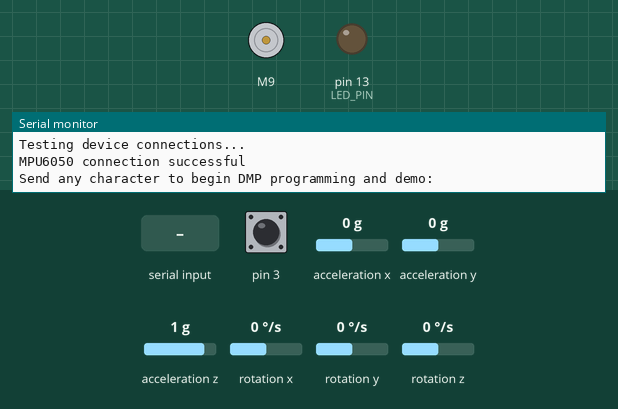
Bench run of a sketch on a simulated Arduino Leonardo, built with avr-gcc and run on an emulated ATmega32U4. Parts: DC motor (green arrow = forward, orange = backward, longer = faster), output pins drawn as LEDs (lit = HIGH), the last lines printed to the serial monitor. Dashed ring = blinking. Inputs (shaded band) come from the test bench; at power-on: acceleration x 0 g, rotation z 0 °/s, pin 3 HIGH, acceleration y 0 g, acceleration z 1 g, rotation x 0 °/s, rotation y 0 °/s. The sensor or clock chip raises its interrupt line as the real part does.

Above: at 0.8 s.
0.9 s: "1\n" received over Serial
At 2.54 s:
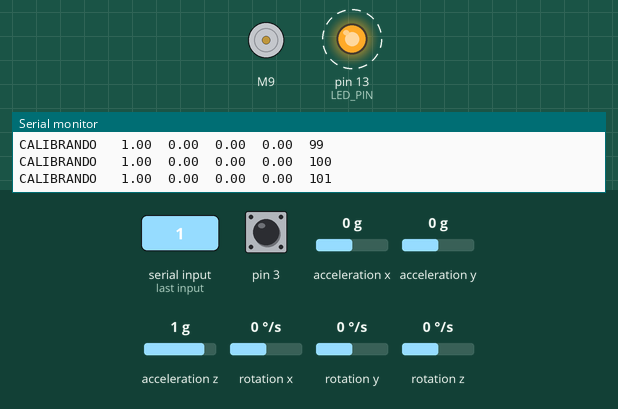
3.9 s: acceleration x set to -1.4 g
6.9 s: rotation z set to -10 °/s
9.8 s: rotation z set to -14 °/s
11.3 s: "0\n" received over Serial
At 11.88 s:
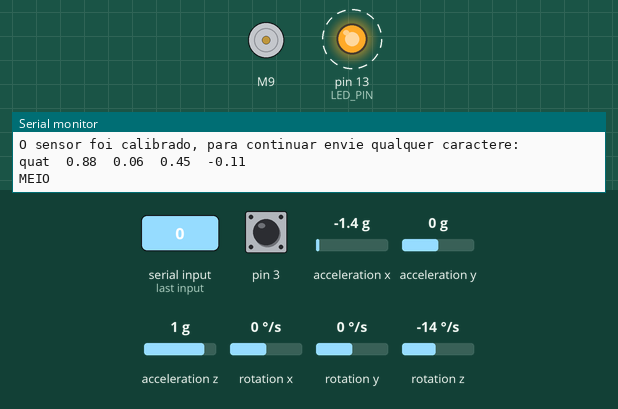
Timing chart, 0 to 18.3 s (numbered marks = the images above; inputs shaded):
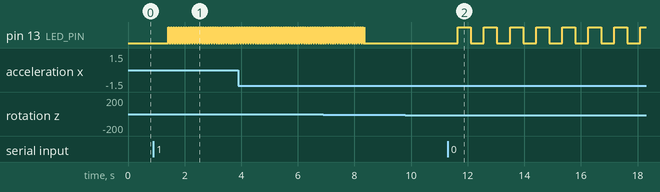

Measured:
- after the input at 0.9 s, pin 13 (LED_PIN): alternates HIGH for 0.01 s and LOW for 0.01 s, starting after 0.52 s
- after the input at 9.8 s, every drawn part: stays the same
- after the input at 11.3 s, pin 13 (LED_PIN): alternates HIGH for 0.46 s and LOW for 0.46 s, starting after 0.35 s

The sketch:

codigo.ino
```cpp
// I2C device class (I2Cdev) demonstration Arduino sketch for MPU6050 class using DMP (MotionApps v2.0)
// 6/21/2012 by Jeff Rowberg <jeff@rowberg.net>
// Updates should (hopefully) always be available at https://github.com/jrowberg/i2cdevlib
//
// Changelog:
//      2013-05-08 - added seamless Fastwire support
//                 - added note about gyro calibration
//      2012-06-21 - added note about Arduino 1.0.1 + Leonardo compatibility error
//      2012-06-20 - improved FIFO overflow handling and simplified read process
//      2012-06-19 - completely rearranged DMP initialization code and simplification
//      2012-06-13 - pull gyro and accel data from FIFO packet instead of reading directly
//      2012-06-09 - fix broken FIFO read sequence and change interrupt detection to RISING
//      2012-06-05 - add gravity-compensated initial reference frame acceleration output
//                 - add 3D math helper file to DMP6 example sketch
//                 - add Euler output and Yaw/Pitch/Roll output formats
//      2012-06-04 - remove accel offset clearing for better results (thanks Sungon Lee)
//      2012-06-01 - fixed gyro sensitivity to be 2000 deg/sec instead of 250
//      2012-05-30 - basic DMP initialization working

/* ============================================
I2Cdev device library code is placed under the MIT license
Copyright (c) 2012 Jeff Rowberg

Permission is hereby granted, free of charge, to any person obtaining a copy
of this software and associated documentation files (the "Software"), to deal
in the Software without restriction, including without limitation the rights
to use, copy, modify, merge, publish, distribute, sublicense, and/or sell
copies of the Software, and to permit persons to whom the Software is
furnished to do so, subject to the following conditions:

The above copyright notice and this permission notice shall be included in
all copies or substantial portions of the Software.

THE SOFTWARE IS PROVIDED "AS IS", WITHOUT WARRANTY OF ANY KIND, EXPRESS OR
IMPLIED, INCLUDING BUT NOT LIMITED TO THE WARRANTIES OF MERCHANTABILITY,
FITNESS FOR A PARTICULAR PURPOSE AND NONINFRINGEMENT. IN NO EVENT SHALL THE
AUTHORS OR COPYRIGHT HOLDERS BE LIABLE FOR ANY CLAIM, DAMAGES OR OTHER
LIABILITY, WHETHER IN AN ACTION OF CONTRACT, TORT OR OTHERWISE, ARISING FROM,
OUT OF OR IN CONNECTION WITH THE SOFTWARE OR THE USE OR OTHER DEALINGS IN
THE SOFTWARE.
===============================================
*/
#include <L293D.h>

L293D motor(9,8,7);

// I2Cdev and MPU6050 must be installed as libraries, or else the .cpp/.h files
// for both classes must be in the include path of your project
#include "I2Cdev.h"

#include "MPU6050_6Axis_MotionApps20.h"
//#include "MPU6050.h" // not necessary if using MotionApps include file

// Arduino Wire library is required if I2Cdev I2CDEV_ARDUINO_WIRE implementation
// is used in I2Cdev.h
#if I2CDEV_IMPLEMENTATION == I2CDEV_ARDUINO_WIRE
    #include "Wire.h"
#endif

// class default I2C address is 0x68
// specific I2C addresses may be passed as a parameter here
// AD0 low = 0x68 (default for SparkFun breakout and InvenSense evaluation board)
// AD0 high = 0x69
MPU6050 mpu;
//MPU6050 mpu(0x69); // <-- use for AD0 high

/* =========================================================================
   NOTE: In addition to connection 3.3v, GND, SDA, and SCL, this sketch
   depends on the MPU-6050's INT pin being connected to the Arduino's
   external interrupt #0 pin. On the Arduino Uno and Mega 2560, this is
   digital I/O pin 2.
 * ========================================================================= */

/* =========================================================================
   NOTE: Arduino v1.0.1 with the Leonardo board generates a compile error
   when using Serial.write(buf, len). The Teapot output uses this method.
   The solution requires a modification to the Arduino USBAPI.h file, which
   is fortunately simple, but annoying. This will be fixed in the next IDE
   release. For more info, see these links:

   http://arduino.cc/forum/index.php/topic,109987.0.html
   http://code.google.com/p/arduino/issues/detail?id=958
 * ========================================================================= */


// uncomment "OUTPUT_READABLE_QUATERNION" if you want to see the actual
// quaternion components in a [w, x, y, z] format (not best for parsing
// on a remote host such as Processing or something though)
#define OUTPUT_READABLE_QUATERNION

// uncomment "OUTPUT_READABLE_EULER" if you want to see Euler angles
// (in degrees) calculated from the quaternions coming from the FIFO.
// Note that Euler angles suffer from gimbal lock (for more info, see
// http://en.wikipedia.org/wiki/Gimbal_lock)
//#define OUTPUT_READABLE_EULER

// uncomment "OUTPUT_READABLE_YAWPITCHROLL" if you want to see the yaw/
// pitch/roll angles (in degrees) calculated from the quaternions coming
// from the FIFO. Note this also requires gravity vector calculations.
// Also note that yaw/pitch/roll angles suffer from gimbal lock (for
// more info, see: http://en.wikipedia.org/wiki/Gimbal_lock)
//#define OUTPUT_READABLE_YAWPITCHROLL

// uncomment "OUTPUT_READABLE_REALACCEL" if you want to see acceleration
// components with gravity removed. This acceleration reference frame is
// not compensated for orientation, so +X is always +X according to the
// sensor, just without the effects of gravity. If you want acceleration
// compensated for orientation, us OUTPUT_READABLE_WORLDACCEL instead.
//#define OUTPUT_READABLE_REALACCEL

// uncomment "OUTPUT_READABLE_WORLDACCEL" if you want to see acceleration
// components with gravity removed and adjusted for the world frame of
// reference (yaw is relative to initial orientation, since no magnetometer
// is present in this case). Could be quite handy in some cases.
//#define OUTPUT_READABLE_WORLDACCEL

// uncomment "OUTPUT_TEAPOT" if you want output that matches the
// format used for the InvenSense teapot demo
//#define OUTPUT_TEAPOT


#define LED_PIN 13 // (Arduino is 13, Teensy is 11, Teensy++ is 6)
bool blinkState = false;

// MPU control/status vars
bool dmpReady = false;  // set true if DMP init was successful
uint8_t mpuIntStatus;   // holds actual interrupt status byte from MPU
uint8_t devStatus;      // return status after each device operation (0 = success, !0 = error)
uint16_t packetSize;    // expected DMP packet size (default is 42 bytes)
uint16_t fifoCount;     // count of all bytes currently in FIFO
uint8_t fifoBuffer[64]; // FIFO storage buffer

// orientation/motion vars
Quaternion q;           // [w, x, y, z]         quaternion container
VectorInt16 aa;         // [x, y, z]            accel sensor measurements
VectorInt16 aaReal;     // [x, y, z]            gravity-free accel sensor measurements
VectorInt16 aaWorld;    // [x, y, z]            world-frame accel sensor measurements
VectorFloat gravity;    // [x, y, z]            gravity vector
float euler[3];         // [psi, theta, phi]    Euler angle container
float ypr[3];           // [yaw, pitch, roll]   yaw/pitch/roll container and gravity vector

// packet structure for InvenSense teapot demo
uint8_t teapotPacket[14] = { '$', 0x02, 0,0, 0,0, 0,0, 0,0, 0x00, 0x00, '\r', '\n' };
float var1;
float var2;
float var3;
float var4;
int a = 1;
int b = 0;
int counter = 0;
int enable = 1;

// ================================================================
// ===               INTERRUPT DETECTION ROUTINE                ===
// ================================================================

volatile bool mpuInterrupt = false;     // indicates whether MPU interrupt pin has gone high
void dmpDataReady() {
    mpuInterrupt = true;
}


// ================================================================
// ===                      INITIAL SETUP                       ===
// ================================================================

void setup() {


    // join I2C bus (I2Cdev library doesn't do this automatically)
    #if I2CDEV_IMPLEMENTATION == I2CDEV_ARDUINO_WIRE
        Wire.begin();
        TWBR = 24; // 400kHz I2C clock (200kHz if CPU is 8MHz)
    #elif I2CDEV_IMPLEMENTATION == I2CDEV_BUILTIN_FASTWIRE
        Fastwire::setup(400, true);
    #endif

    // initialize serial communication
    // (115200 chosen because it is required for Teapot Demo output, but it's
    // really up to you depending on your project)
    Serial.begin(115200);
    while (!Serial); // wait for Leonardo enumeration, others continue immediately

    // NOTE: 8MHz or slower host processors, like the Teensy @ 3.3v or Ardunio
    // Pro Mini running at 3.3v, cannot handle this baud rate reliably due to
    // the baud timing being too misaligned with processor ticks. You must use
    // 38400 or slower in these cases, or use some kind of external separate
    // crystal solution for the UART timer.

    // initialize device
    Serial.println(F("Initializing I2C devices..."));
    mpu.initialize();

    // verify connection
    Serial.println(F("Testing device connections..."));
    Serial.println(mpu.testConnection() ? F("MPU6050 connection successful") : F("MPU6050 connection failed"));

    // wait for ready
    Serial.println(F("\nSend any character to begin DMP programming and demo: "));
    while (Serial.available() && Serial.read()); // empty buffer
    while (!Serial.available());                 // wait for data
    while (Serial.available() && Serial.read()); // empty buffer again

    // load and configure the DMP
    Serial.println(F("Initializing DMP..."));
    devStatus = mpu.dmpInitialize();

    // supply your own gyro offsets here, scaled for min sensitivity
    mpu.setXGyroOffset(220);
    mpu.setYGyroOffset(76);
    mpu.setZGyroOffset(-85);
    mpu.setZAccelOffset(1788); // 1688 factory default for my test chip

    // make sure it worked (returns 0 if so)
    if (devStatus == 0) {
        // turn on the DMP, now that it's ready
        Serial.println(F("Enabling DMP..."));
        mpu.setDMPEnabled(true);

        // enable Arduino interrupt detection
        Serial.println(F("Enabling interrupt detection (Arduino external interrupt 0)..."));
        attachInterrupt(0, dmpDataReady, RISING);
        mpuIntStatus = mpu.getIntStatus();

        // set our DMP Ready flag so the main loop() function knows it's okay to use it
        Serial.println(F("DMP ready! Waiting for first interrupt..."));
        dmpReady = true;

        // get expected DMP packet size for later comparison
        packetSize = mpu.dmpGetFIFOPacketSize();
    } else {
        // ERROR!
        // 1 = initial memory load failed
        // 2 = DMP configuration updates failed
        // (if it's going to break, usually the code will be 1)
        Serial.print(F("DMP Initialization failed (code "));
        Serial.print(devStatus);
        Serial.println(F(")"));
    }

    // configure LED for output
    pinMode(LED_PIN, OUTPUT);
}


// ================================================================
// ===                    MAIN PROGRAM LOOP                     ===
// ================================================================

void loop() {

    // if programming failed, don't try to do anything
    if (!dmpReady) return;

    // wait for MPU interrupt or extra packet(s) available
    while (!mpuInterrupt && fifoCount < packetSize) {
        // other program behavior stuff here
        // .
        // .
        // .
        // if you are really paranoid you can frequently test in between other
        // stuff to see if mpuInterrupt is true, and if so, "break;" from the
        // while() loop to immediately process the MPU data
        // .
        // .
        // .
    }

    // reset interrupt flag and get INT_STATUS byte
    mpuInterrupt = false;
    mpuIntStatus = mpu.getIntStatus();

    // get current FIFO count
    fifoCount = mpu.getFIFOCount();

    // check for overflow (this should never happen unless our code is too inefficient)
    if ((mpuIntStatus & 0x10) || fifoCount == 1024) {
        // reset so we can continue cleanly
        mpu.resetFIFO();
        Serial.println(F("FIFO overflow!"));

    // otherwise, check for DMP data ready interrupt (this should happen frequently)
    } else if (mpuIntStatus & 0x02) {
        // wait for correct available data length, should be a VERY short wait
        while (fifoCount < packetSize) fifoCount = mpu.getFIFOCount();

        // read a packet from FIFO
        mpu.getFIFOBytes(fifoBuffer, packetSize);

        // track FIFO count here in case there is > 1 packet available
        // (this lets us immediately read more without waiting for an interrupt)
        fifoCount -= packetSize;

         /*if(a == 1){

          mpu.dmpGetQuaternion(&q, fifoBuffer);
          delay(10000);
          var1 = q.w;
          var2 = q.x;
          var3 = q.y;
          var4 = q.z;
          Serial.print("STATUS INICIAL \t");
            Serial.print(var1);
            Serial.print("\t");
            Serial.print(var2);
            Serial.print("\t");
            Serial.print(var3);
            Serial.print("\t");
            Serial.println(var4);
            a = 2;
            delay(3000);
            }*/
        #ifdef OUTPUT_READABLE_QUATERNION
            // display quaternion values in easy matrix form: w x y z
            mpu.dmpGetQuaternion(&q, fifoBuffer);


            if(enable == 1){

               //var1 = floorf(q.w * 100) / 100;
              if(floorf(q.w * 100) / 100 == var1){
                a++;
                }else{
                  a = 0;
                  }
               var1 = floorf(q.w * 100) / 100;
              var2 = q.x;
              var3 = q.y;
              var4 = q.z;
            Serial.print("CALIBRANDO \t");
            Serial.print(var1);
            Serial.print("\t");
            Serial.print(var2);
            Serial.print("\t");
            Serial.print(var3);
            Serial.print("\t");
            Serial.print(var4);
            Serial.print("\t");
            Serial.println(a);
            if(a == 400){
              CallEnable();
              }

            }

              if(a == 400){

                if( b == 0){

                  b = 1;
                  Serial.println(F("\nO sensor foi calibrado, para continuar envie qualquer caractere: "));
                   while (Serial.available() && Serial.read()); // empty buffer
                   while (!Serial.available());                 // wait for data
                   while (Serial.available() && Serial.read()); // empty buffer again
                }
              delay(350);
            Serial.print("quat\t");
            Serial.print(q.w);
            Serial.print("\t");
            Serial.print(q.x);
            Serial.print("\t");
            Serial.print(q.y);
            Serial.print("\t");
            Serial.println(q.z);

             if(q.w > var1+ 0.01){

              Serial.print("esquerda\t");
              motor.set(.100);
              delay(100);
              }else if(q.w <= var1+ 0.01 && q.w >= var1- 0.01){
                Serial.print("MEIO\t");
                 motor.set(0);
                }
              if(q.w < var1- 0.01){
              Serial.print("direita");
              motor.set(-.100);
              delay(100);
              }


              }
        #endif

        #ifdef OUTPUT_READABLE_EULER
            // display Euler angles in degrees
            mpu.dmpGetQuaternion(&q, fifoBuffer);
            mpu.dmpGetEuler(euler, &q);
            Serial.print("euler\t");
            Serial.print(euler[0] * 180/M_PI);
            Serial.print("\t");
            Serial.print(euler[1] * 180/M_PI);
            Serial.print("\t");
            Serial.println(euler[2] * 180/M_PI);
           /* if(euler[0] * 180/M_PI > - 30){
              Serial.print("esquerda");
              delay(100);
              }
              if(euler[0] * 180/M_PI < - 30){
              Serial.print("direita");
              delay(100);
              }*/

        #endif

        #ifdef OUTPUT_READABLE_YAWPITCHROLL
            // display Euler angles in degrees
            mpu.dmpGetQuaternion(&q, fifoBuffer);
            mpu.dmpGetGravity(&gravity, &q);
            mpu.dmpGetYawPitchRoll(ypr, &q, &gravity);
            Serial.print("ypr\t");
            Serial.print(ypr[0] * 180/M_PI);
            Serial.print("\t");
            Serial.print(ypr[1] * 180/M_PI);
            Serial.print("\t");
            Serial.println(ypr[2] * 180/M_PI);

        #endif

        #ifdef OUTPUT_READABLE_REALACCEL
            // display real acceleration, adjusted to remove gravity
            mpu.dmpGetQuaternion(&q, fifoBuffer);
            mpu.dmpGetAccel(&aa, fifoBuffer);
            mpu.dmpGetGravity(&gravity, &q);
            mpu.dmpGetLinearAccel(&aaReal, &aa, &gravity);
            Serial.print("areal\t");
            Serial.print(aaReal.x);
            Serial.print("\t");
            Serial.print(aaReal.y);
            Serial.print("\t");
            Serial.println(aaReal.z);

        #endif

        #ifdef OUTPUT_READABLE_WORLDACCEL
            // display initial world-frame acceleration, adjusted to remove gravity
            // and rotated based on known orientation from quaternion
            mpu.dmpGetQuaternion(&q, fifoBuffer);
            mpu.dmpGetAccel(&aa, fifoBuffer);
            mpu.dmpGetGravity(&gravity, &q);
            mpu.dmpGetLinearAccel(&aaReal, &aa, &gravity);
            mpu.dmpGetLinearAccelInWorld(&aaWorld, &aaReal, &q);
            Serial.print("aworld\t");
            Serial.print(aaWorld.x);
            Serial.print("\t");
            Serial.print(aaWorld.y);
            Serial.print("\t");
            Serial.println(aaWorld.z);
        #endif

        #ifdef OUTPUT_TEAPOT
            // display quaternion values in InvenSense Teapot demo format:
            teapotPacket[2] = fifoBuffer[0];
            teapotPacket[3] = fifoBuffer[1];
            teapotPacket[4] = fifoBuffer[4];
            teapotPacket[5] = fifoBuffer[5];
            teapotPacket[6] = fifoBuffer[8];
            teapotPacket[7] = fifoBuffer[9];
            teapotPacket[8] = fifoBuffer[12];
            teapotPacket[9] = fifoBuffer[13];
            Serial.write(teapotPacket, 14);
            teapotPacket[11]++; // packetCount, loops at 0xFF on purpose
        #endif

        // blink LED to indicate activity
        blinkState = !blinkState;
        digitalWrite(LED_PIN, blinkState);
    }
}
        void CallEnable(){
          enable = 0;
          }
```
